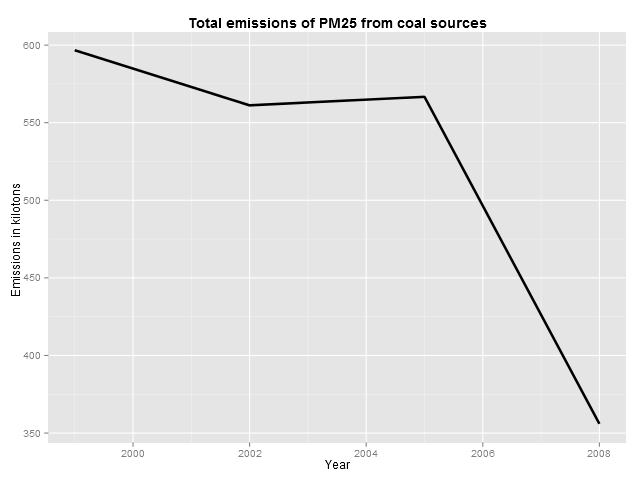

Reproduce this figure in R.
## Code common for all plots is in ex_data.R file

source('ex_data.R')

## Generate data for fourth plot

plot4_data<-merged_data%>%filter(grepl('Coal',Short.Name))%>%
      select(Emissions,type,year)%>%
      group_by(year)%>%
      summarise(Emissions=sum(Emissions)/1000)

## Open file device and do the plot

png('plot4.png',width=640,height=480,type='cairo')

ggplot(plot4_data,aes(x=year,y=Emissions))+geom_line(size=1.2)+
      xlab('Year')+ylab('Emissions in kilotons')+
      ggtitle('Total emissions of PM25 from coal sources')+
      theme(plot.title = element_text(lineheight=.8, face="bold"))


dev.off()

